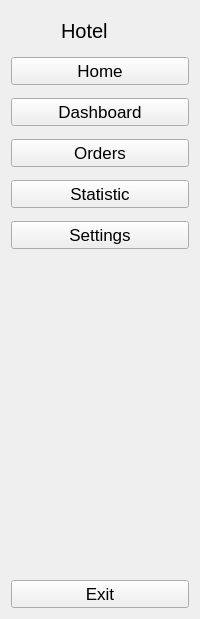
     <widget class="QWidget" name="full_menu_widget" native="true">
      <layout class="QVBoxLayout" name="verticalLayout_4">
       <item>
        <layout class="QHBoxLayout" name="horizontalLayout_2">
         <property name="spacing">
          <number>0</number>
         </property>
         <item>
          <widget class="QLabel" name="logo_label_2">
           <property name="minimumSize">
            <size>
             <width>40</width>
             <height>40</height>
            </size>
           </property>
           <property name="maximumSize">
            <size>
             <width>50</width>
             <height>40</height>
            </size>
           </property>
           <property name="text">
            <string/>
           </property>
           <property name="pixmap">
            <pixmap resource="../resourses/resourse_homepage.qrc">:/icon/icon/betboom.png</pixmap>
           </property>
           <property name="scaledContents">
            <bool>true</bool>
           </property>
          </widget>
         </item>
         <item>
          <widget class="QLabel" name="logo_label_3">
           <property name="font">
            <font>
             <pointsize>15</pointsize>
            </font>
           </property>
           <property name="text">
            <string>Hotel</string>
           </property>
          </widget>
         </item>
        </layout>
       </item>
       <item>
        <layout class="QVBoxLayout" name="verticalLayout_2">
         <property name="spacing">
          <number>13</number>
         </property>
         <item>
          <widget class="QPushButton" name="home_btn_2">
           <property name="font">
            <font>
             <pointsize>13</pointsize>
            </font>
           </property>
           <property name="text">
            <string>Home</string>
           </property>
           <property name="icon">
            <iconset resource="../resourses/resourse_homepage.qrc">
             <normaloff>:/icon/icon/dashboard.svg</normaloff>
             <normalon>:/icon/icon/dashboard-white.svg</normalon>:/icon/icon/dashboard.svg</iconset>
           </property>
           <property name="iconSize">
            <size>
             <width>18</width>
             <height>18</height>
            </size>
           </property>
           <property name="checkable">
            <bool>true</bool>
           </property>
           <property name="autoExclusive">
            <bool>true</bool>
           </property>
          </widget>
         </item>
         <item>
          <widget class="QPushButton" name="shop_btn_2">
           <property name="font">
            <font>
             <pointsize>13</pointsize>
            </font>
           </property>
           <property name="text">
            <string>Dashboard</string>
           </property>
           <property name="icon">
            <iconset resource="../resourses/resourse_homepage.qrc">
             <normaloff>:/icon/icon/Key.svg</normaloff>
             <normalon>:/icon/icon/Key-white.svg</normalon>:/icon/icon/Key.svg</iconset>
           </property>
           <property name="iconSize">
            <size>
             <width>18</width>
             <height>18</height>
            </size>
           </property>
           <property name="checkable">
            <bool>true</bool>
           </property>
           <property name="autoExclusive">
            <bool>true</bool>
           </property>
          </widget>
         </item>
         <item>
          <widget class="QPushButton" name="orders_btn_2">
           <property name="font">
            <font>
             <pointsize>13</pointsize>
            </font>
           </property>
           <property name="text">
            <string>Orders</string>
           </property>
           <property name="icon">
            <iconset resource="../resourses/resourse_homepage.qrc">
             <normaloff>:/icon/icon/orders.svg</normaloff>
             <normalon>:/icon/icon/orders-white.svg</normalon>:/icon/icon/orders.svg</iconset>
           </property>
           <property name="iconSize">
            <size>
             <width>18</width>
             <height>18</height>
            </size>
           </property>
           <property name="checkable">
            <bool>true</bool>
           </property>
           <property name="autoExclusive">
            <bool>true</bool>
           </property>
          </widget>
         </item>
         <item>
          <widget class="QPushButton" name="stat_btn_2">
           <property name="font">
            <font>
             <pointsize>13</pointsize>
            </font>
           </property>
           <property name="text">
            <string>Statistic</string>
           </property>
           <property name="icon">
            <iconset resource="../resourses/resourse_homepage.qrc">
             <normaloff>:/icon/icon/reports.svg</normaloff>
             <normalon>:/icon/icon/reports-white.svg</normalon>:/icon/icon/reports.svg</iconset>
           </property>
           <property name="iconSize">
            <size>
             <width>18</width>
             <height>18</height>
            </size>
           </property>
           <property name="checkable">
            <bool>true</bool>
           </property>
           <property name="autoExclusive">
            <bool>true</bool>
           </property>
          </widget>
         </item>
         <item>
          <widget class="QPushButton" name="setting_btn_2">
           <property name="font">
            <font>
             <pointsize>13</pointsize>
            </font>
           </property>
           <property name="text">
            <string>Settings</string>
           </property>
           <property name="icon">
            <iconset resource="../resourses/resourse_homepage.qrc">
             <normaloff>:/icon/icon/settings.svg</normaloff>
             <normalon>:/icon/icon/settings-white.svg</normalon>:/icon/icon/settings.svg</iconset>
           </property>
           <property name="iconSize">
            <size>
             <width>18</width>
             <height>18</height>
            </size>
           </property>
           <property name="checkable">
            <bool>true</bool>
           </property>
           <property name="autoExclusive">
            <bool>true</bool>
           </property>
          </widget>
         </item>
        </layout>
       </item>
       <item>
        <spacer name="verticalSpacer_2">
         <property name="orientation">
          <enum>Qt::Vertical</enum>
         </property>
         <property name="sizeHint" stdset="0">
          <size>
           <width>20</width>
           <height>325</height>
          </size>
         </property>
        </spacer>
       </item>
       <item>
        <widget class="QPushButton" name="exit_btn_2">
         <property name="font">
          <font>
           <pointsize>13</pointsize>
          </font>
         </property>
         <property name="text">
          <string>Exit</string>
         </property>
         <property name="icon">
          <iconset resource="../resourses/resourse_homepage.qrc">
           <normaloff>:/icon/icon/close.svg</normaloff>:/icon/icon/close.svg</iconset>
         </property>
         <property name="iconSize">
          <size>
           <width>18</width>
           <height>18</height>
          </size>
         </property>
        </widget>
       </item>
      </layout>
     </widget>
